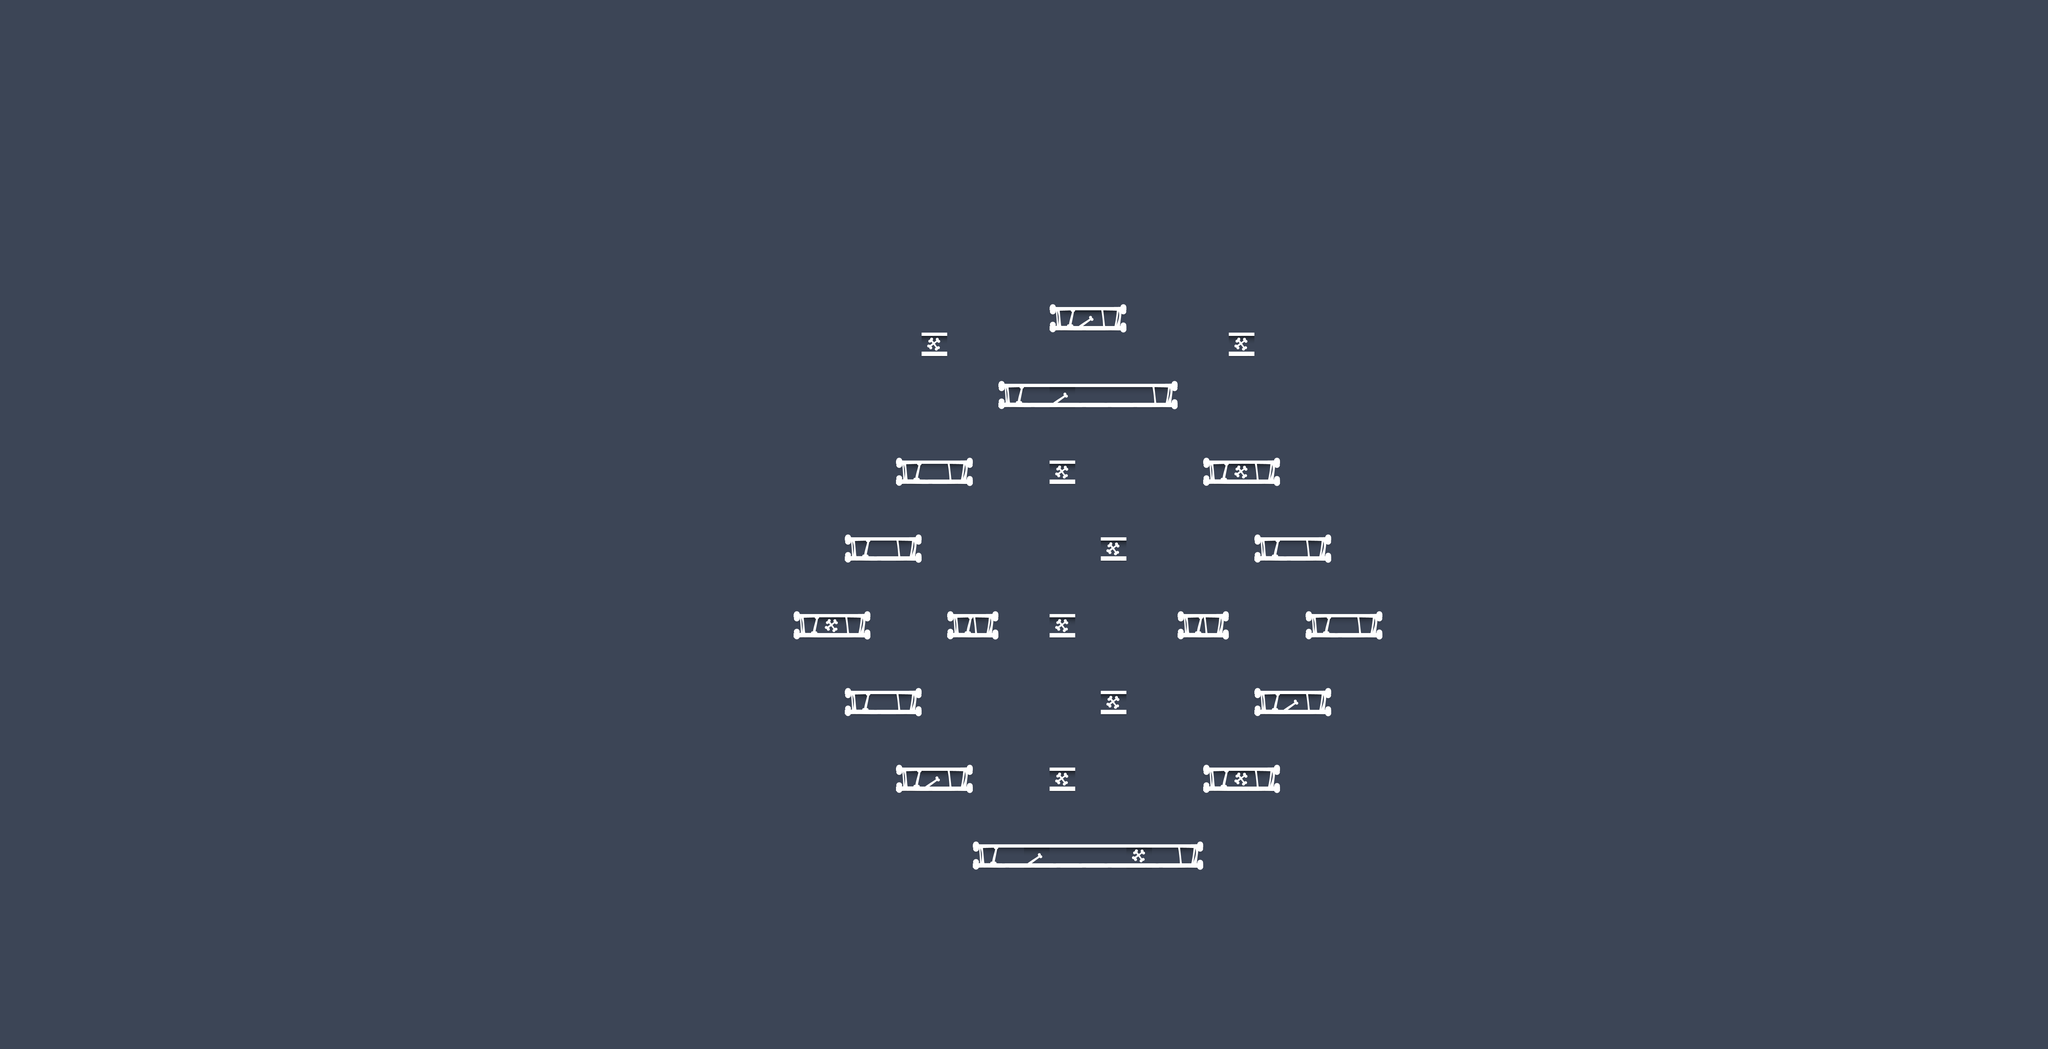

The image is a tile-based game level rendered from a .tmx file. Its description and source (layers, tilesets, objects; grid data summarised) follow:
An orthogonal 80x41 tile map with 70x70 px tiles, 2 tile layers (collision, foreground) and 23 objects (14x enemy, 5x health, items, door, gun, ...).

<map version="1.2" tiledversion="1.2.2" orientation="orthogonal" renderorder="right-down" width="80" height="41" tilewidth="70" tileheight="70" infinite="0" backgroundcolor="#3c4556" nextlayerid="10" nextobjectid="32">
 <tileset firstgid="1" name="map_tiles_70" tilewidth="70" tileheight="70" tilecount="16" columns="8">
  <image source="../images/map_tiles.png" width="560" height="140" />
  <terraintypes>
   <terrain name="New Terrain" tile="-1" />
   <terrain name="New Terrain" tile="-1" />
  </terraintypes>
  <tile id="0" terrain=",,0,0" />
  <tile id="1" terrain="0,0,0,0" />
  <tile id="2" terrain="0,,0," />
  <tile id="3" terrain="0,,," />
 </tileset>
 <objectgroup color="#ffff00" id="1" name="items">
  <object id="1" name="key" type="items" x="2517.27" y="823.937" width="70" height="70" />
  <object id="2" name="door" x="2946.06" y="763.332" width="70" height="70" />
  <object id="3" name="health" x="3008.18" y="1803.03" width="70" height="70" />
  <object id="4" name="gun" x="3018.18" y="1405.15" width="70" height="70" />
  <object id="5" name="health" x="3361.51" y="833.333" width="70" height="70" />
  <object id="6" name="health" x="2869.69" y="1603.33" width="70" height="70" />
  <object id="16" name="health" x="2865" y="2031.67" width="70" height="70" />
  <object id="31" name="health" x="2871.06" y="1186.21" width="70" height="70" />
 </objectgroup>
 <objectgroup color="#00aa00" id="2" name="player">
  <object id="7" name="player" type="player" x="2939.09" y="1132.72" width="70" height="94.5455" />
 </objectgroup>
 <objectgroup color="#ff0000" id="3" name="enemies">
  <object id="15" name="zombie" type="enemy" x="2638.19" y="1599.7" width="70" height="73.3333">
   <properties>
    <property name="style" value="1" />
   </properties>
  </object>
  <object id="18" name="zombie" type="enemy" x="2386.21" y="1381.52" width="70" height="73.3333">
   <properties>
    <property name="style" value="1" />
   </properties>
  </object>
  <object id="19" name="zombie" type="enemy" x="2243.79" y="1584.55" width="70" height="73.3333">
   <properties>
    <property name="style" value="1" />
   </properties>
  </object>
  <object id="20" name="zombie" type="enemy" x="3246.82" y="1593.64" width="70" height="73.3333">
   <properties>
    <property name="style" value="1" />
   </properties>
  </object>
  <object id="21" name="zombie" type="enemy" x="3358.09" y="1167.94" width="70" height="73.3333">
   <properties>
    <property name="style" value="1" />
   </properties>
  </object>
  <object id="22" name="zombie" type="enemy" x="3024.58" y="966.363" width="70" height="73.3333">
   <properties>
    <property name="style" value="1" />
   </properties>
  </object>
  <object id="23" name="zombie" type="enemy" x="3508.03" y="1385.88" width="70" height="73.3333">
   <properties>
    <property name="style" value="1" />
   </properties>
  </object>
  <object id="24" name="zombie" type="enemy" x="2902.76" y="948.485" width="70" height="73.3333">
   <properties>
    <property name="style" value="1" />
   </properties>
  </object>
  <object id="25" name="zombie" type="enemy" x="2518.33" y="1176.06" width="70" height="73.3333">
   <properties>
    <property name="style" value="1" />
   </properties>
  </object>
  <object id="26" name="zombie" type="enemy" x="2395.3" y="1805.76" width="70" height="73.3333">
   <properties>
    <property name="style" value="1" />
   </properties>
  </object>
  <object id="27" name="zombie" type="enemy" x="2504.39" y="2011.82" width="70" height="73.3333">
   <properties>
    <property name="style" value="1" />
   </properties>
  </object>
  <object id="28" name="zombie" type="enemy" x="3349.85" y="2023.94" width="70" height="73.3333">
   <properties>
    <property name="style" value="1" />
   </properties>
  </object>
  <object id="29" name="zombie" type="enemy" x="3646.82" y="1596.67" width="70" height="73.3333">
   <properties>
    <property name="style" value="1" />
   </properties>
  </object>
  <object id="30" name="zombie" type="enemy" x="3498.33" y="1808.79" width="70" height="73.3333">
   <properties>
    <property name="style" value="1" />
   </properties>
  </object>
 </objectgroup>
 <layer id="8" name="collision" width="80" height="41">
  <data>[3280 cells, 60 non-empty, 1 distinct tile ids]</data>
 </layer>
 <layer id="9" name="foreground" width="80" height="41">
  <data>[3280 cells, 76 non-empty, 6 distinct tile ids]</data>
 </layer>
</map>
